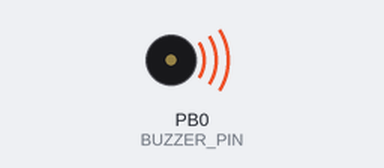
Bench run of a program on a simulated ATtiny85, built with avr-gcc and emulated at 1.2 MHz. On the bench: buzzer (waves = sounding).

Above: at 0.7 s.
At 16.3 s:
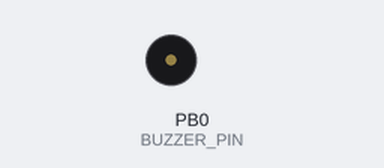
Timing chart, 0 to 17.1 s (numbered marks = the images above):
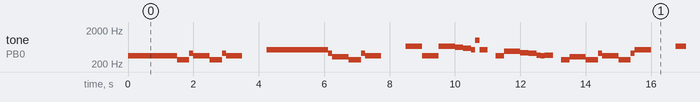

The program:

main.c
```c
/*
 * ImperialDeathMarch.c
 *
 * Created: 6/15/2017 9:29:12 PM
 * Author : Ruben Lopez
 * https://www.rlopezxl.com
 */

#define F_CPU 1200000UL

#include <avr/io.h>
#include <avr/interrupt.h>
#include <util/delay.h>
#include "SoundLib.h"

#define	BUZZER_PIN	PB0


int main(void)
{
	/* setup */
	DDRB |= _BV(BUZZER_PIN);
	init_sound();


	/* loop */
	while (1) {
		tone(4, 4); // E
		_delay_ms(QUARTER);
		stop_sound();
		tone(4, 4); // E
		_delay_ms(QUARTER);
		stop_sound();
		tone(4, 4); // E
		_delay_ms(QUARTER);
		tone(4, 0); // C
		_delay_ms(SIXTEENTH + EIGHTH);
		tone(4, 7); // G
		_delay_ms(SIXTEENTH);
		tone(4, 4); // E
		_delay_ms(QUARTER);
		tone(4, 0); // C
		_delay_ms(SIXTEENTH + EIGHTH);
		tone(4, 7); // G
		_delay_ms(SIXTEENTH);
		tone(4, 4); // E
		_delay_ms(QUARTER);

		stop_sound();
		_delay_ms(QUARTER + EIGHTH);

		tone(4, 11); // B
		_delay_ms(QUARTER);
		stop_sound();
		tone(4, 11); // B
		_delay_ms(QUARTER);
		stop_sound();
		tone(4, 11); // B
		_delay_ms(QUARTER);
		stop_sound();
		tone(5, 0); // C
		_delay_ms(SIXTEENTH + EIGHTH);
		tone(4, 7); // G
		_delay_ms(SIXTEENTH);
		tone(4, 3); // D#
		_delay_ms(QUARTER);
		tone(4, 0); // C
		_delay_ms(SIXTEENTH + EIGHTH);
		tone(4, 7); // G
		_delay_ms(SIXTEENTH);
		tone(4, 4); // E
		_delay_ms(QUARTER);

		stop_sound();
		_delay_ms(QUARTER + EIGHTH);

		tone(5, 4); // E
		_delay_ms(QUARTER);
		tone(4, 4); // E
		_delay_ms(SIXTEENTH + EIGHTH);
		stop_sound();
		tone(4, 4); // E
		_delay_ms(SIXTEENTH);
		tone(5, 4); // E
		_delay_ms(QUARTER);
		tone(5, 3); // D#
		_delay_ms(EIGHTH);
		tone(5, 2); // D
		_delay_ms(EIGHTH);
		tone(5, 0); // C
		_delay_ms(SIXTEENTH);
		tone(5, 11); // B
		_delay_ms(SIXTEENTH);
		tone(5, 0); // C
		_delay_ms(EIGHTH);
		stop_sound();
		_delay_ms(EIGHTH);
		tone(4, 4); // E
		_delay_ms(EIGHTH);
		tone(4, 9); // A
		_delay_ms(QUARTER);
		tone(4, 8); // G#
		_delay_ms(EIGHTH);
		tone(4, 7); // G
		_delay_ms(EIGHTH);
		tone(4, 5); // F
		_delay_ms(SIXTEENTH);
		tone(4, 4); // E
		_delay_ms(SIXTEENTH);
		tone(4, 5); // F
		_delay_ms(EIGHTH);
		stop_sound();
		_delay_ms(EIGHTH);
		tone(4, 0); // C
		_delay_ms(EIGHTH);
		tone(4, 3); // D#
		_delay_ms(QUARTER);
		tone(4, 0); // C
		_delay_ms(SIXTEENTH + EIGHTH);
		tone(4, 7); // G
		_delay_ms(SIXTEENTH);
		tone(4, 4); // E
		_delay_ms(QUARTER);
		tone(4, 0); // C
		_delay_ms(SIXTEENTH + EIGHTH);
		tone(4, 7); // G
		_delay_ms(SIXTEENTH);
		tone(4, 11); // B
		_delay_ms(QUARTER);

		stop_sound();
		_delay_ms(QUARTER + EIGHTH);

		tone(5, 4); // E
		_delay_ms(QUARTER);
		tone(4, 4); // E
		_delay_ms(SIXTEENTH + EIGHTH);
		stop_sound();
		tone(4, 4); // E
		_delay_ms(SIXTEENTH);
		tone(5, 4); // E
		_delay_ms(QUARTER);
		tone(5, 3); // D#
		_delay_ms(EIGHTH);
		tone(5, 2); // D
		_delay_ms(EIGHTH);
		tone(5, 0); // C
		_delay_ms(SIXTEENTH);
		tone(5, 11); // B
		_delay_ms(SIXTEENTH);
		tone(5, 0); // C
		_delay_ms(EIGHTH);
		stop_sound();
		_delay_ms(EIGHTH);
		tone(4, 4); // E
		_delay_ms(EIGHTH);
		tone(4, 9); // A
		_delay_ms(QUARTER);
		tone(4, 8); // G#
		_delay_ms(EIGHTH);
		tone(4, 7); // G
		_delay_ms(EIGHTH);
		tone(4, 5); // F
		_delay_ms(SIXTEENTH);
		tone(4, 4); // E
		_delay_ms(SIXTEENTH);
		tone(4, 5); // F
		_delay_ms(EIGHTH);
		stop_sound();
		_delay_ms(EIGHTH);
		tone(4, 0); // C
		_delay_ms(EIGHTH);
		tone(4, 3); // D#
		_delay_ms(QUARTER);
		tone(4, 0); // C
		_delay_ms(SIXTEENTH + EIGHTH);
		tone(4, 7); // G
		_delay_ms(SIXTEENTH);
		tone(4, 4); // E
		_delay_ms(QUARTER);
		tone(4, 0); // C
		_delay_ms(SIXTEENTH + EIGHTH);
		tone(4, 7); // G
		_delay_ms(SIXTEENTH);
		tone(4, 4); // E
		_delay_ms(QUARTER);

		stop_sound();
		_delay_ms(WHOLE);

	}

}
```

SoundLib.c
```c
// (licence header left out)
#include "SoundLib.h"

/*
 All calculations below are prepared for ATtiny13 default clock source (1.2MHz)

 F = F_CPU / (2 * N * (1 + OCRnx)),

 where:
 - F is a calculated PWM frequency
 - F_CPU is a clock source (1.2MHz)
 - the N variable represents the prescale factor (1, 8, 64, 256, or 1024).
*/

PROGMEM const octave_t octaves[8] = {
	{ // octave 0
	.note_C = {142, N_256}, // 16.35 Hz
	.note_CS = {134, N_256}, // 17.32 Hz
	.note_D = {127, N_256}, // 18.35 Hz
	.note_DS = {120, N_256}, // 19.45 Hz
	.note_E = {113, N_256}, // 20.60 Hz
	.note_F = {106, N_256}, // 21.83 Hz
	.note_FS = {100, N_256}, // 23.12 Hz
	.note_G = {95, N_256}, // 24.50 Hz
	.note_GS = {89, N_256}, // 25.96 Hz
	.note_A = {84, N_256}, // 27.50 Hz
	.note_AS = {79, N_256}, // 29.14 Hz
	.note_B = {75, N_256} // 30.87 Hz
	},
	{ // octave 1
	.note_C = {71, N_256}, // 32.70 Hz
	.note_CS = {67, N_256}, // 34.65 Hz
	.note_D = {63, N_256}, // 36.71 Hz
	.note_DS = {59, N_256}, // 38.89 Hz
	.note_E = {56, N_256}, // 41.20 Hz
	.note_F = {53, N_256}, // 43.65 Hz
	.note_FS = {50, N_256}, // 46.25 Hz
	.note_G = {47, N_256}, // 49.00 Hz
	.note_GS = {44, N_256}, // 51.91 Hz
	.note_A = {42, N_256}, // 55.00 Hz
	.note_AS = {39, N_256}, // 58.27 Hz
	.note_B = {37, N_256} // 61.74 Hz
	},
	{ // octave 2
	.note_C = {142, N_64}, // 65.41 Hz
	.note_CS = {134, N_64}, // 69.30 Hz
	.note_D = {127, N_64}, // 73.42 Hz
	.note_DS = {120, N_64}, // 77.78 Hz
	.note_E = {113, N_64}, // 82.41 Hz
	.note_F = {106, N_64}, // 87.31 Hz
	.note_FS = {100, N_64}, // 92.50 Hz
	.note_G = {95, N_64}, // 98.00 Hz
	.note_GS = {89, N_64}, // 103.83 Hz
	.note_A = {84, N_64}, // 110.00 Hz
	.note_AS = {79, N_64}, // 116.54 Hz
	.note_B = {75, N_64} // 123.47 Hz
	},
	{ // octave 3
	.note_C = {71, N_64}, // 130.81 Hz
	.note_CS = {67, N_64}, // 138.59 Hz
	.note_D = {63, N_64}, // 146.83 Hz
	.note_DS = {59, N_64}, // 155.56 Hz
	.note_E = {56, N_64}, // 164.81 Hz
	.note_F = {53, N_64}, // 174.61 Hz
	.note_FS = {50, N_64}, // 185.00 Hz
	.note_G = {47, N_64}, // 196.00 Hz
	.note_GS = {44, N_64}, // 207.65 Hz
	.note_A = {42, N_64}, // 220.00 Hz
	.note_AS = {39, N_64}, // 233.08 Hz
	.note_B = {37, N_64} // 246.94 Hz
	},
	{ // octave 4
	.note_C = {35, N_64}, // 261.63 Hz
	.note_CS = {33, N_64}, // 277.18 Hz
	.note_D = {31, N_64}, // 293.66 Hz
	.note_DS = {29, N_64}, // 311.13 Hz
	.note_E = {27, N_64}, // 329.63 Hz
	.note_F = {26, N_64}, // 349.23 Hz
	.note_FS = {24, N_64}, // 369.99 Hz
	.note_G = {23, N_64}, // 392.00 Hz
	.note_GS = {22, N_64}, // 415.30 Hz
	.note_A = {20, N_64}, // 440.00 Hz
	.note_AS = {19, N_64}, // 466.16 Hz
	.note_B = {18, N_64} // 493.88 Hz
	},
	{  // octave 5
	.note_C = {142, N_8}, // 523.25 Hz
	.note_CS = {134, N_8}, // 554.37 Hz
	.note_D = {127, N_8}, // 587.33 Hz
	.note_DS = {120, N_8}, // 622.25 Hz
	.note_E = {113, N_8}, // 659.25 Hz
	.note_F = {106, N_8}, // 349.23 Hz
	.note_FS = {100, N_8}, // 369.99 Hz
	.note_G = {95, N_8}, // 392.00 Hz
	.note_GS = {89, N_8}, // 415.30 Hz
	.note_A = {84, N_8}, // 440.00 Hz
	.note_AS = {79, N_8}, // 466.16 Hz
	.note_B = {75, N_8} // 493.88 Hz
	},
	{  // octave 6
	.note_C = {71, N_8}, // 1046.50 Hz
	.note_CS = {67, N_8}, // 1108.73 Hz
	.note_D = {63, N_8}, // 1174.66 Hz
	.note_DS = {59, N_8}, // 1244.51 Hz
	.note_E = {56, N_8}, // 1318.51 Hz
	.note_F = {53, N_8}, // 1396.91 Hz
	.note_FS = {50, N_8}, // 1479.98 Hz
	.note_G = {47, N_8}, // 1567.98 Hz
	.note_GS = {44, N_8}, // 1661.22 Hz
	.note_A = {42, N_8}, // 1760.00 Hz
	.note_AS = {39, N_8}, // 1864.66 Hz
	.note_B = {37, N_8} // 1975.53 Hz
	},
	{  // octave 7
	.note_C = {35, N_8}, // 2093.00 Hz
	.note_CS = {33, N_8}, // 2217.46 Hz
	.note_D = {31, N_8}, // 2349.32 Hz
	.note_DS = {29, N_8}, // 2489.02 Hz
	.note_E = {27, N_8}, // 2637.02 Hz
	.note_F = {26, N_8}, // 2793.83 Hz
	.note_FS = {24, N_8}, // 2959.96 Hz
	.note_G = {23, N_8}, // 3135.96 Hz
	.note_GS = {22, N_8}, // 3322.44 Hz
	.note_A = {20, N_8}, // 3520.00 Hz
	.note_AS = {19, N_8}, // 3729.31 Hz
	.note_B = {18, N_8} // 3951.07 Hz
	}
};

void tone(uint8_t octave, uint8_t note)
{
	uint32_t ret;
	note_t *val;
	ret = pgm_read_word_near((uint8_t *)&octaves + sizeof(octave_t) * octave + sizeof(note_t) * note);
	val = (note_t *)&ret;
	TCCR0B = (TCCR0B & ~((1<<CS02)|(1<<CS01)|(1<<CS00))) | val->N; // set prescaler
  	OCR0A = val->OCRxn - 1; // set the OCRnx
}

void stop_sound(void)
{
	TCCR0B &= ~((1<<CS02)|(1<<CS01)|(1<<CS00)); // stop the timer
}

void init_sound(void)
{
	/* setup */
	TCCR0A |= _BV(WGM01); // set timer mode to CTC
	TCCR0A |= _BV(COM0A0); // connect PWM pin to Channel A of Timer0
}
```

SoundLib.h
```c
// (licence header left out)
#pragma once

#include <avr/io.h>
#include <avr/interrupt.h>
#include <avr/pgmspace.h>

#define	N_1	(_BV(CS00))
#define	N_8	(_BV(CS01))
#define	N_64	(_BV(CS01)|_BV(CS00))
#define	N_256	(_BV(CS02))
#define	N_1024	(_BV(CS02)|_BV(CS00))

#define BPM 120
#define QUARTER 60000 / BPM
#define HALF QUARTER * 2
#define EIGHTH QUARTER / 2
#define SIXTEENTH QUARTER / 4
#define WHOLE HALF * 2

typedef struct s_note {
	uint8_t OCRxn; // 0..255
	uint8_t N;
} note_t;

typedef struct s_octave {
	note_t note_C;
	note_t note_CS;
	note_t note_D;
	note_t note_DS;
	note_t note_E;
	note_t note_F;
	note_t note_FS;
	note_t note_G;
	note_t note_GS;
	note_t note_A;
	note_t note_AS;
	note_t note_B;
} octave_t;


void tone(uint8_t octave, uint8_t note);
void stop_sound(void);
void init_sound(void);
```

Measured:
- by itself, tone on PB0 (BUZZER_PIN): plays 347 Hz for 1.5 s, 268 Hz for 0.38 s, 408 Hz for 0.13 s, 347 Hz for 0.50 s, 268 Hz for 0.38 s, 408 Hz for 0.13 s … (300 notes in this stretch)
